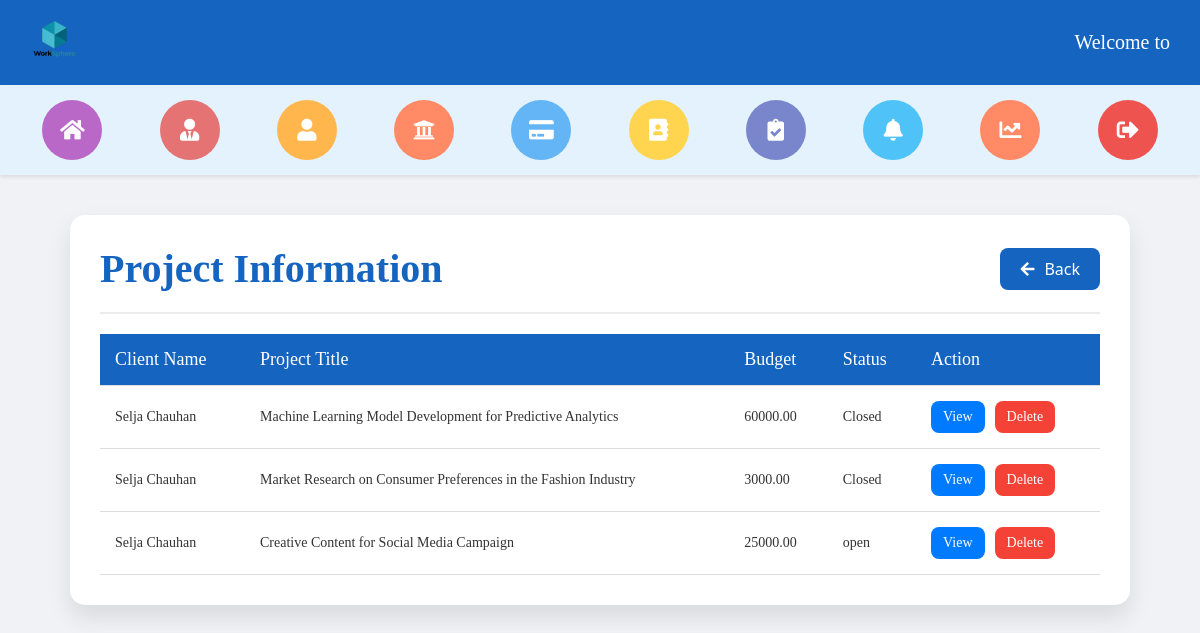
/administrator/admin_project/ (signed in), run on the app's committed database.
### client/models.py (models this page shows, shortened)
class ClientPostProject(models.Model):
    EXPERIENCE_LEVEL_CHOICES = [
        ('entry', 'Entry Level'),
        ('intermediate', 'Intermediate Level'),
        ('expert', 'Expert Level'),
    ]
    BUDGET_TYPE_CHOICES = [
        ('fixed', 'Fixed Price'),
        ('hourly', 'Hourly'),
    ]
    CATEGORY_CHOICES = [
        ('ai_developement', 'AI Development'),
        ('animation', 'Animation'),
        ('business_strategy', 'Business Strategy'),
        ('content_creation', 'Content Creation'),
        ('contract_drafting', 'Contract Drafting'),
        ('graphic_design', 'Graphic Design'),
        ('legal_consulting', 'Legal Consulting'),
        ('logo_design', 'Logo Design'),
        ('machine_learning', 'Machine Learning'),
        ('market_research', 'Market Research'),
        ('social_media_marketing', 'Social Media Marketing'),
        ('software_development', 'Software Development'),
        ('video_editing', 'Video Editing'),
        ('web_development', 'Web Development'),
        ('music_composition', 'Music Composition'),
        ('lyric_writting', 'Lyric Writing'),
    ]
    client = models.ForeignKey(ClientRegisterLogin, on_delete=models.CASCADE, related_name='projects', null=True)
    title = models.CharField(max_length=255, help_text="Title of the project")
    description = models.TextField(help_text="Detailed description of the project")
    category = models.CharField(max_length=50, choices=CATEGORY_CHOICES, help_text="Project category")
    budget = models.DecimalField(max_digits=20, decimal_places=2, help_text="Project budget (fixed or hourly)")
    budget_type = models.CharField(max_length=10, choices=BUDGET_TYPE_CHOICES, help_text="Budget type")
    deadline = models.DateField(help_text="Deadline for project completion")
    skills_required = models.CharField(max_length=255, help_text="Skills required for the project")
    attachments = models.FileField(upload_to="project_attachments/", blank=True, null=True, help_text="Project-related files")
    photo = models.ImageField(upload_to="project_photos/", blank=True, null=True, help_text="Project-related photo")
    experience_level = models.CharField(max_length=15, choices=EXPERIENCE_LEVEL_CHOICES, help_text="Required experience level for freelancers")
    created_at = models.DateTimeField(auto_now_add=True, help_text="Time when the project was posted")
    status = models.CharField(max_length=10, null=True)

class ClientRegisterLogin(models.Model):
    profile_photo = models.ImageField(upload_to='profile_photos/')
    first_name = models.CharField(max_length=30)
    last_name = models.CharField(max_length=30)
    username = models.CharField(max_length=30, unique=True)
    email = models.EmailField(unique=True)
    password = models.CharField(max_length=100)
    phone_no = models.CharField(max_length=15)
    company = models.CharField(max_length=100)
    location = models.CharField(max_length=100, null=True)
    bio = models.TextField(null=True, max_length=1000)

### administrator/views.py (the view)
# urls.py: path('admin_project/', views.admin_project, name='admin_project'),
def admin_project(request):
    if not request.session.get('admin'):
        return redirect('admin_login')
    project = ClientPostProject.objects.select_related('client').all()
    admin_email = request.session.get('admin')
    context ={
        'project' : project,
        'admin_email' : admin_email,
    }
    return render(request, 'admin_project.html', context)

### administrator/templates/admin_project.html (shortened to what this page needs)
{% extends 'admin_header_2.html' %}
{% block content %}
<!DOCTYPE html>
<html lang="en">
<head>
  <link rel="stylesheet" href="https://cdnjs.cloudflare.com/ajax/libs/font-awesome/5.15.4/css/all.min.css">
</head>
<body>
  <div class="project-container">
    <div class="project-header">
      <h2>Project Information</h2>
      <a href="{% url 'admin_dashboard' %}" class="back-button"><i class="fas fa-arrow-left"></i>Back</a>
    </div>
    <table class="project-table">
      <thead>
        <tr>
          <th>Client Name</th>
          <th>Project Title</th>
          <th>Budget</th>
          <th>Status</th>
          <th>Action</th>
        </tr>
      </thead>
      <tbody>
        <tr>
          {% for project in project%}
          <td>{{project.client.first_name}} {{project.client.last_name}}</td>
          <td>{{project.title}}</td>
          <td>{{project.budget}}</td>
          <td>{{project.status}}</td>
          <td>
            <div class="action-buttons">
              <button class="view-button" onclick="viewProject({{ project.id }}, '{{ project.title }} {{ project.description }}', '{{ project.category }}', '{{ project.budget }}', '{{ project.budget_type }}', '{{ project.deadline }}', '{{ project.skills_required }}', '{{ project.attachments }}', '{{ project.photo }}', '{{ project.experience_level }}', '{{ project.created_at }}')">View</button>
              <form method="post" action="{% url 'admin_delete_project' project.id %}">
                <button type="submit" class="delete-button">Delete</button>
              </form>
            </div>
          </td>
        </tr>
        {% endfor %}
      </tbody>
    </table>
  </div>
</body>
</html>
{% endblock %}

### administrator/templates/admin_header_2.html (style rules this page uses)
body { margin: 0; font-family: 'Segoe UI', Tahoma, Geneva, Verdana, sans-serif; background-color: #f4f4f4; }

### administrator/templates/admin_project.html (style rules this page uses)
body { margin: 0; background-color: #f0f2f5; color: #333; }
.project-container { max-width: 1000px; background: #fff; margin: 40px auto; border-radius: 15px; box-shadow: 0 12px 24px rgba(0, 0, 0, 0.1); overflow: hidden; padding: 30px; }
.project-header { display: flex; justify-content: space-between; align-items: center; border-bottom: 2px solid #ececec; padding-bottom: 20px; margin-bottom: 20px; }
.project-header h2 { font-size: 40px; font-family: Candara; color: #1565c0; font-weight: 600; margin: 0; }
.back-button { display: flex; align-items: center; padding: 10px 20px; background-color: #1565c0; color: white; border: none; border-radius: 8px; cursor: pointer; font-size: 16px; text-decoration: none; transition: background-color 0.3s ease, transform 0.3s ease; }
.back-button i { margin-right: 10px; }
.project-table { width: 100%; border-collapse: collapse; margin-top: 20px; }
.project-table th, .project-table td { padding: 15px; text-align: left; border-bottom: 1px solid #ddd; font-family: Verdana; font-size: 14px; }
.project-table th { background-color: #1565c0; font-weight: 500; color: white; font-family: Candara; font-size: 18px; }
.action-buttons { display: flex; gap: 10px; }
.view-button, .delete-button { padding: 8px 12px; border: none; border-radius: 8px; cursor: pointer; font-size: 14px; font-family: verdana; transition: background-color 0.3s ease, transform 0.3s ease; }
.view-button { background-color: #007bff; color: white; }
.delete-button { background-color: #f44336; color: white; }

### data on the page
ClientPostProject: client.first_name "Selja", client.last_name "Chauhan", title "Machine Learning Model Development for Predictive Analytics", budget "60000.00", status "Closed"
ClientPostProject: client.first_name "Selja", client.last_name "Chauhan", title "Market Research on Consumer Preferences in the Fashion Industry", budget "3000.00", status "Closed"
ClientPostProject: client.first_name "Selja", client.last_name "Chauhan", title "Creative Content for Social Media Campaign", budget "25000.00", status "open"
